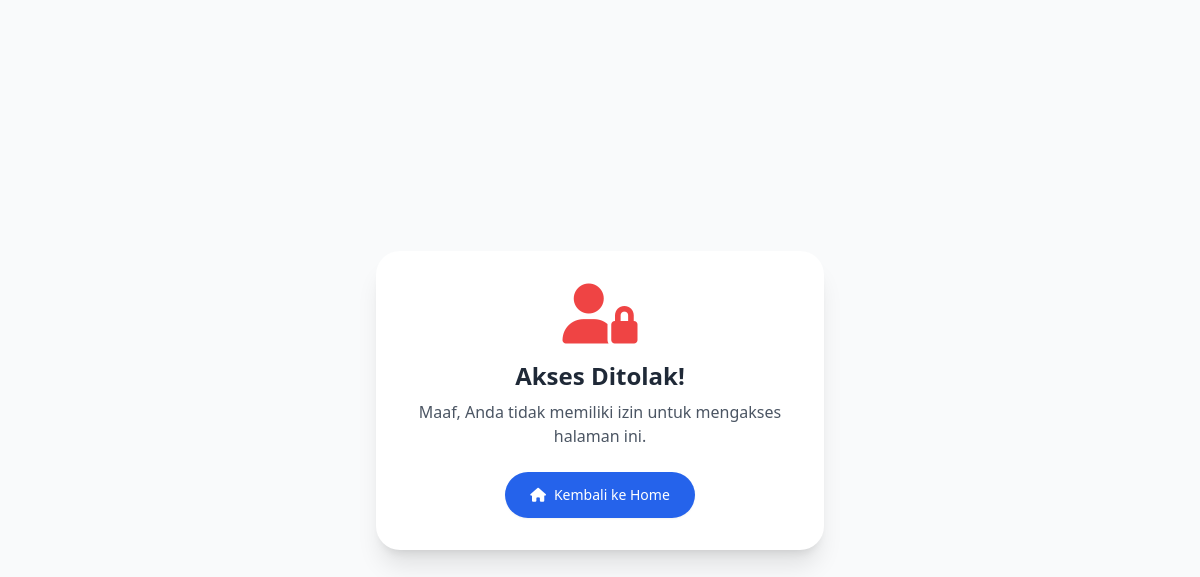
Before: /admin/bookings?page=2 (signed in) with the older database file.
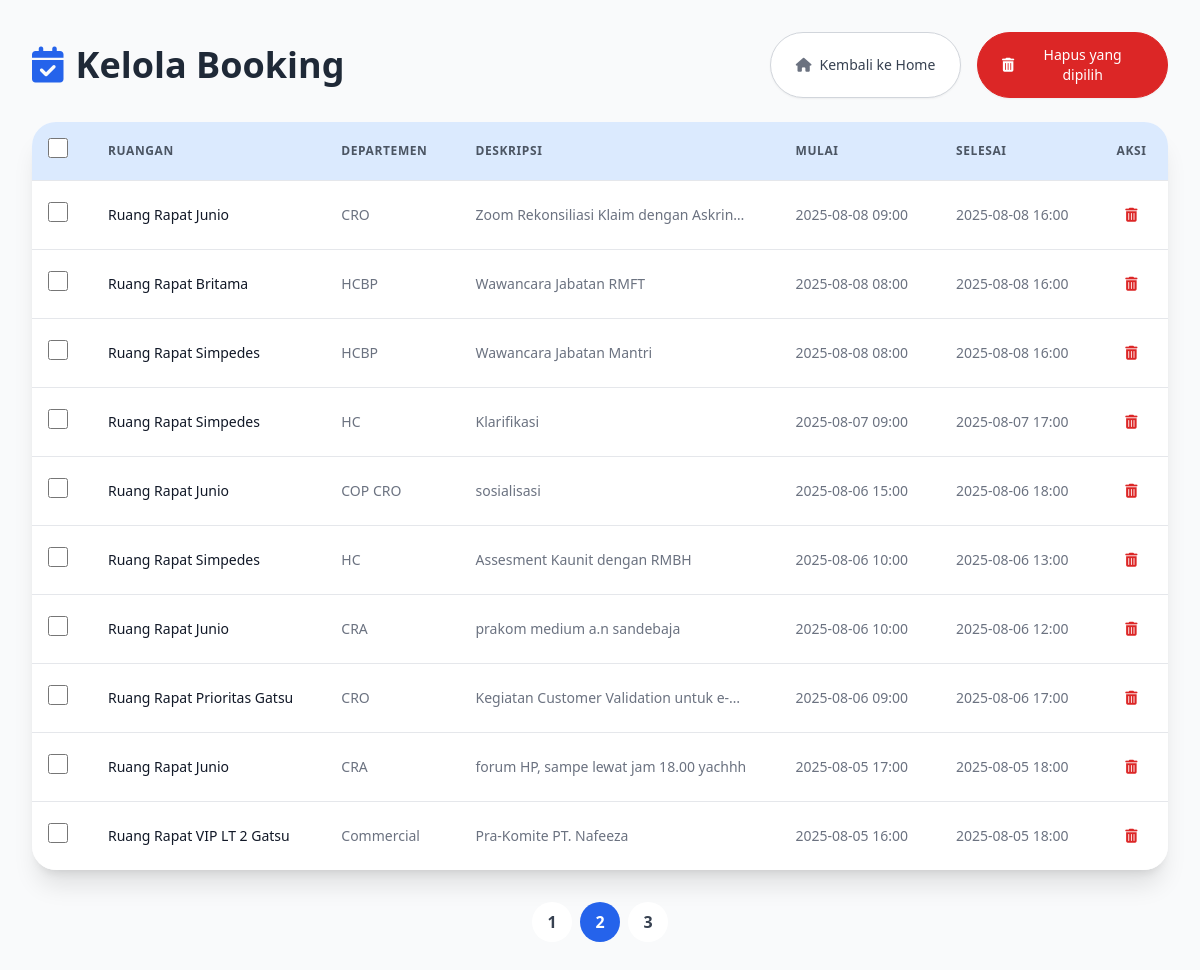
After: the same page with the newer database file.
### app.py (models this page shows)
class Booking(db.Model):
    id = db.Column(db.Integer, primary_key=True)
    user = db.Column(db.String(100))
    username = db.Column(db.String(100))
    role = db.Column(db.String(50))
    department = db.Column(db.String(100))
    room_id = db.Column(db.Integer, db.ForeignKey('room.id'))
    start_time = db.Column(db.DateTime)
    end_time = db.Column(db.DateTime)
    description = db.Column(db.Text)
    room = db.relationship('Room', backref='bookings')

class Room(db.Model):
    id = db.Column(db.Integer, primary_key=True)
    name = db.Column(db.String(50), nullable=False)
    lantai = db.Column(db.String(10), nullable=True)

### app.py (the view)
@app.route('/admin/bookings')
def manage_bookings():
    page = request.args.get('page', 1, type=int)
    bookings = Booking.query.order_by(Booking.start_time.desc()).paginate(page=page, per_page=10)
    return render_template('admin_bookings.html', bookings=bookings)

### templates/admin_bookings.html (shortened to what the changed rows need)
<!DOCTYPE html>
<html lang="id">
<head>
    <script src="https://cdn.tailwindcss.com"></script>
    <link rel="stylesheet" href="https://cdnjs.cloudflare.com/ajax/libs/font-awesome/6.5.2/css/all.min.css">
</head>
<body class="bg-gray-50">
{% if session['role'] == 'admin' %}
<div class="min-h-screen p-4 sm:p-6 lg:p-8">
    <div class="max-w-7xl mx-auto">
        <div class="flex flex-col sm:flex-row justify-between items-start sm:items-center mb-6">
            <h2 class="text-3xl sm:text-4xl font-bold text-gray-800 mb-4 sm:mb-0">
                <i class="fa-solid fa-calendar-check text-blue-600 mr-3"></i>Kelola Booking
            </h2>
            <div class="flex flex-col sm:flex-row space-y-3 sm:space-y-0 sm:space-x-4 w-full sm:w-auto mt-4 sm:mt-0">
                <a href="{{ url_for('home') }}" class="inline-flex items-center justify-center px-6 py-3 border border-gray-300 text-sm font-medium rounded-full shadow-sm text-gray-700 bg-white hover:bg-gray-50 transition-colors duration-300 w-full">
                    <i class="fa-solid fa-house text-gray-500 mr-2"></i> Kembali ke Home
                </a>
                <button type="button" id="bulk-delete-btn" class="inline-flex items-center justify-center px-6 py-3 border border-red-600 text-sm font-medium rounded-full shadow-sm text-white bg-red-600 hover:bg-red-700 transition-colors duration-300 w-full">
                    <i class="fa-solid fa-trash-can mr-2"></i> Hapus yang dipilih
                </button>
            </div>
        </div>
    </div>
    <div class="bg-white rounded-3xl shadow-xl overflow-hidden hidden md:block">
        <div class="overflow-x-auto">
            <form id="bulk-delete-form" method="POST" action="{{ url_for('bulk_delete_bookings') }}">
                <table class="min-w-full divide-y divide-gray-200">
                    <thead class="bg-blue-100">
                        <tr>
                            <th scope="col" class="p-4 text-center">
                                <input type="checkbox" id="select-all" class="form-checkbox h-5 w-5 text-blue-600 rounded">
                            </th>
                            <th scope="col" class="px-6 py-4 text-left text-xs font-semibold text-gray-600 uppercase tracking-wider">Ruangan</th>
                            <th scope="col" class="px-6 py-4 text-left text-xs font-semibold text-gray-600 uppercase tracking-wider">Departemen</th>
                            <th scope="col" class="px-6 py-4 text-left text-xs font-semibold text-gray-600 uppercase tracking-wider">Deskripsi</th>
                            <th scope="col" class="px-6 py-4 text-left text-xs font-semibold text-gray-600 uppercase tracking-wider">Mulai</th>
                            <th scope="col" class="px-6 py-4 text-left text-xs font-semibold text-gray-600 uppercase tracking-wider">Selesai</th>
                            <th scope="col" class="px-6 py-4 text-center text-xs font-semibold text-gray-600 uppercase tracking-wider">Aksi</th>
                        </tr>
                    </thead>
                    <tbody class="bg-white divide-y divide-gray-200">
                        {% for b in bookings.items %}
                        <tr>
                            <td class="p-4 text-center">
                                <input type="checkbox" name="booking_ids" value="{{ b.id }}" class="form-checkbox h-5 w-5 text-blue-600 rounded">
                            </td>
                            <td class="px-6 py-4 whitespace-nowrap text-sm text-gray-900">{{ b.room.name }}</td>
                            <td class="px-6 py-4 whitespace-nowrap text-sm text-gray-500">{{ b.department }}</td>
                            <td class="px-6 py-4 whitespace-nowrap text-sm text-gray-500 max-w-xs truncate">{{ b.description }}</td>
                            <td class="px-6 py-4 whitespace-nowrap text-sm text-gray-500">{{ b.start_time.strftime('%Y-%m-%d %H:%M') }}</td>
                            <td class="px-6 py-4 whitespace-nowrap text-sm text-gray-500">{{ b.end_time.strftime('%Y-%m-%d %H:%M') }}</td>
                            <td class="px-6 py-4 whitespace-nowrap text-right text-sm font-medium">
                                <div class="flex justify-center items-center gap-2">
                                    <form id="delete-form-{{ b.id }}" action="{{ url_for('delete_booking', booking_id=b.id) }}" method="post">
                                        <button type="button" class="delete-single-btn text-red-600 hover:text-red-800 p-2" title="Hapus" data-booking-id="{{ b.id }}">
                                            <i class="fa-solid fa-trash-can"></i>
                                        </button>
                                    </form>
                                </div>
                            </td>
                        </tr>
                        {% endfor %}
                    </tbody>
                </table>
            </form>
        </div>
    </div>
    <nav aria-label="Pagination" class="mt-8">
        <ul class="flex justify-center space-x-2">
            {% for page_num in bookings.iter_pages(left_edge=1, right_edge=1, left_current=2, right_current=2) %}
                {% if page_num %}
                    <li class="{% if page_num == bookings.page %}bg-blue-600 text-white{% else %}bg-white text-gray-700 hover:bg-blue-50{% endif %} rounded-full transition-colors duration-300">
                        <a class="flex items-center justify-center w-10 h-10 font-semibold" href="{{ url_for('manage_bookings', page=page_num) }}">{{ page_num }}</a>
                    </li>
                {% else %}
                    <li class="w-10 h-10 flex items-center justify-center text-gray-500">
                        <span>…</span>
                    </li>
                {% endif %}
            {% endfor %}
        </ul>
    </nav>
</div>
{% else %}
<div class="min-h-screen flex items-center justify-center p-4">
    <div class="bg-white rounded-3xl shadow-xl p-8 text-center max-w-md w-full">
        <div class="text-red-500 text-6xl mb-4">
            <i class="fas fa-user-lock"></i>
        </div>
        <h2 class="text-2xl font-bold text-gray-800 mb-2">Akses Ditolak!</h2>
        <p class="text-gray-600 mb-6">Maaf, Anda tidak memiliki izin untuk mengakses halaman ini.</p>
        <a href="{{ url_for('home') }}" class="inline-flex items-center px-6 py-3 border border-transparent text-sm font-medium rounded-full shadow-sm text-white bg-blue-600 hover:bg-blue-700 transition-colors duration-300">
            <i class="fas fa-home mr-2"></i> Kembali ke Home
        </a>
    </div>
</div>
{% endif %}
</body>
</html>

Changed rows visible on the page:
now on this page (row unchanged): Booking: room.name "Ruang Rapat Junio", department "CRO", description "Zoom Rekonsiliasi Klaim dengan Askrin…", start_time "2025-08-08 09:00", end_time "2025-08-08 16:00"
now on this page (row unchanged): Booking: room.name "Ruang Rapat Britama", department "HCBP", description "Wawancara Jabatan RMFT", start_time "2025-08-08 08:00", end_time "2025-08-08 16:00"
now on this page (row unchanged): Booking: room.name "Ruang Rapat Simpedes", department "HCBP", description "Wawancara Jabatan Mantri", start_time "2025-08-08 08:00", end_time "2025-08-08 16:00"
now on this page (row unchanged): Booking: room.name "Ruang Rapat Simpedes", department "HC", description "Klarifikasi", start_time "2025-08-07 09:00", end_time "2025-08-07 17:00"
now on this page (row unchanged): Booking: room.name "Ruang Rapat Junio", department "COP CRO", description "sosialisasi", start_time "2025-08-06 15:00", end_time "2025-08-06 18:00"
added Booking: room.name "Ruang Rapat Simpedes", department "HC", description "Assesment Kaunit dengan RMBH", start_time "2025-08-06 10:00", end_time "2025-08-06 13:00"
added Booking: room.name "Ruang Rapat Junio", department "CRA", description "prakom medium a.n sandebaja", start_time "2025-08-06 10:00", end_time "2025-08-06 12:00"
added Booking: room.name "Ruang Rapat Prioritas Gatsu", department "CRO", description "Kegiatan Customer Validation untuk e-…", start_time "2025-08-06 09:00", end_time "2025-08-06 17:00"
added Booking: room.name "Ruang Rapat Junio", department "CRA", description "forum HP, sampe lewat jam 18.00 yachhh", start_time "2025-08-05 17:00", end_time "2025-08-05 18:00"
added Booking: room.name "Ruang Rapat VIP LT 2 Gatsu", department "Commercial", description "Pra-Komite PT. Nafeeza", start_time "2025-08-05 16:00", end_time "2025-08-05 18:00"
Other visible differences:
form field value: (not shown) → "☐"
text no longer shown: "Akses Ditolak! Maaf, Anda tidak memiliki izin untuk mengakses halaman ini."
text now shown: "Kelola Booking Hapus yang dipilih RUANGAN DEPARTEMEN DESKRIPSI MULAI SELESAI AKSI"
new list line: "1"
new list line: "2"
new list line: "3"
